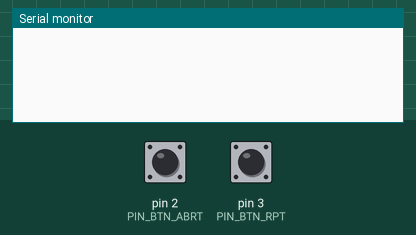
Recording of a sketch running on a simulated Arduino Uno, built with avr-gcc and run on an emulated ATmega328P. On the bench: the last lines printed to the serial monitor. The test bench sets the inputs (shaded band); at power-on: pin 2 (PIN_BTN_ABRT) HIGH, pin 3 (PIN_BTN_RPT) HIGH.

Above: at 1.2 s.
1.3 s: pin 2 (PIN_BTN_ABRT) pulled LOW for 0.15 s
At 2.0 s:
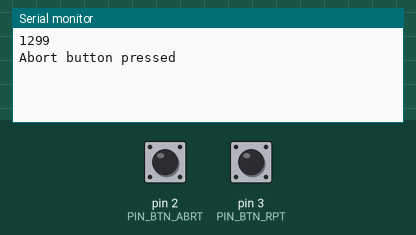
2.9 s: pin 3 (PIN_BTN_RPT) pulled LOW for 0.15 s
At 3.3 s:
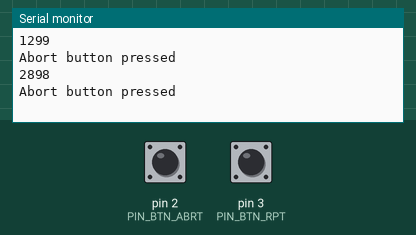
4.5 s: pin 2 (PIN_BTN_ABRT) pulled LOW for 1 s
At 5.7 s:
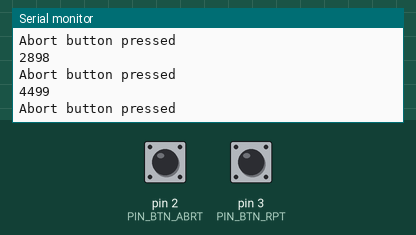
7.0 s: pin 3 (PIN_BTN_RPT) pulled LOW for 1 s
At 7.6 s:
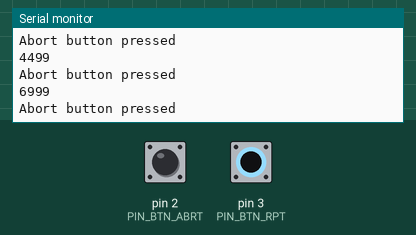
Timing chart, 0 to 10.0 s (numbered marks = the images above; inputs shaded):
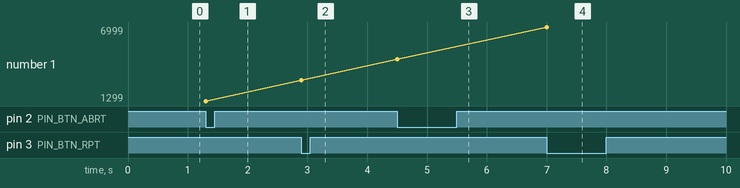

Measured:
- after the input at 1.3 s, the serial monitor: prints a new line at once (image 1)
- after the input at 2.9 s, the serial monitor: prints a new line at once (image 2)
- after the input at 4.5 s, the serial monitor: prints a new line at once (image 3)
- after the input at 7.0 s, the serial monitor: prints a new line at once (image 4)
- plotted number 1: 1299 → 2898 after the input at 2.9 s, 2898 → 4499 after the input at 4.5 s, 4499 → 6999 after the input at 7.0 s

The sketch:

00_Test_IRs_simpler.ino
```cpp
// (licence header left out)
// -------------------------- Includes [0] --------------------------
//#include <Arduino.h>


// -------------------------- Defines and Const []--------------------------


#define CONSOLE_BAUD_RATE             115200  // Baudrate in [bauds] for serial communication to the console


#define DEBOUNCE_TIME 400 // millisecond button debouncing time
#define NBR_BTN_ISR     4 // how many ISR-enabled buttons

#define PIN_BTN_CONT 18 // Also TX1, ISR 5, Continue
#define PIN_BTN_STRT 19 // Also RX1, ISR 4, Start
#define PIN_BTN_ABRT 2  // ISR 0, Abort
#define PIN_BTN_RPT  3  // ISR 1, Repeat

#define INDX_BTN_CONT 0
#define INDX_BTN_STRT 1
#define INDX_BTN_ABRT 2
#define INDX_BTN_RPT  3


// ISR states
//-----------
#define TRIGGERED     true
#define UNTRIGGERED   false

// -------------------------- Global variables ----------------

volatile bool isrFlag[NBR_BTN_ISR] = {UNTRIGGERED};  // Start with no switch press pending, ie false (!triggered)

volatile unsigned long  last_interrupt_time[NBR_BTN_ISR] = {0u};

// -------------------------- ISR  [4]----------------

//******************************************************************************************
void isrBTNContinue()
{
  noInterrupts(); // stops the system from generating any other ISRs
  unsigned long interrupt_time = millis();
  // If interrupts come faster than LS_DEBOUNCE_TIME, assume it's a bounce and ignore
  if (interrupt_time - last_interrupt_time[INDX_BTN_CONT] > DEBOUNCE_TIME)
  {
    isrFlag[INDX_BTN_CONT] = TRIGGERED;
    //digitalWrite(LED_BUILTIN, digitalRead(BUTTON));
  }
  last_interrupt_time[INDX_BTN_CONT] = interrupt_time;
  interrupts(); // re-enables the ISRs
}
//******************************************************************************************
void isrBTNStart()
{
  noInterrupts(); // stops the system from generating any other ISRs
  unsigned long interrupt_time = millis();
  // If interrupts come faster than LS_DEBOUNCE_TIME, assume it's a bounce and ignore
  if (interrupt_time - last_interrupt_time[INDX_BTN_STRT] > DEBOUNCE_TIME)
  {
    isrFlag[INDX_BTN_STRT] = TRIGGERED;
    //digitalWrite(LED_BUILTIN, digitalRead(BUTTON));
  }
  last_interrupt_time[INDX_BTN_STRT] = interrupt_time;
  interrupts(); // re-enables the ISRs
}
//******************************************************************************************
void isrBTNAbort()
{
  noInterrupts(); // stops the system from generating any other ISRs
  unsigned long interrupt_time = millis();
  // If interrupts come faster than LS_DEBOUNCE_TIME, assume it's a bounce and ignore
  if (interrupt_time - last_interrupt_time[INDX_BTN_ABRT] > DEBOUNCE_TIME)
  {
    // Stop the motor and close all the valves
    // stepper.stop() //Sets a new target position that causes the stepper to stop as quickly as possible, using the current speed and acceleration parameters.
    // disable the stepper

    // 2

    isrFlag[INDX_BTN_ABRT] = TRIGGERED;
    //digitalWrite(LED_BUILTIN, digitalRead(BUTTON));
  }
  last_interrupt_time[INDX_BTN_ABRT] = interrupt_time;
  interrupts(); // re-enables the ISRs
}
//******************************************************************************************
void isrBTNRepeat()
{
  noInterrupts(); // stops the system from generating any other ISRs
  unsigned long interrupt_time = millis();
  // If interrupts come faster than LS_DEBOUNCE_TIME, assume it's a bounce and ignore
  if (interrupt_time - last_interrupt_time[INDX_BTN_RPT] > DEBOUNCE_TIME)
  {
    isrFlag[INDX_BTN_RPT] = TRIGGERED;
    //digitalWrite(LED_BUILTIN, digitalRead(BUTTON));
  }
  last_interrupt_time[INDX_BTN_RPT] = interrupt_time;
  interrupts(); // re-enables the ISRs
}

// -------------------------- SetUp --------------------------
void setup()
{

  pinMode(PIN_BTN_CONT, INPUT_PULLUP);
  pinMode(PIN_BTN_STRT, INPUT_PULLUP);
  pinMode(PIN_BTN_ABRT, INPUT_PULLUP);
  pinMode(PIN_BTN_RPT , INPUT_PULLUP);

  Serial.begin(CONSOLE_BAUD_RATE);

  // initialize the pushbuttons pin as an input
  attachInterrupt(digitalPinToInterrupt(PIN_BTN_CONT),
                  isrBTNContinue,
                  FALLING);
  attachInterrupt(digitalPinToInterrupt(PIN_BTN_STRT),
                  isrBTNStart,
                  FALLING);
  attachInterrupt(digitalPinToInterrupt(PIN_BTN_ABRT),
                  isrBTNAbort,
                  FALLING);
  attachInterrupt(digitalPinToInterrupt(PIN_BTN_RPT),
                  isrBTNRepeat,
                  FALLING);
}


// -------------------------- Loop --------------------------
void loop()
{
  if (isrFlag[INDX_BTN_CONT]==TRIGGERED || isrFlag[INDX_BTN_STRT]==TRIGGERED || isrFlag[PIN_BTN_ABRT]==TRIGGERED || isrFlag[INDX_BTN_RPT]==TRIGGERED)
  {
    Serial.println(millis());
    if(isrFlag[INDX_BTN_CONT]==TRIGGERED)
    {
      isrFlag[INDX_BTN_CONT]=UNTRIGGERED;// Reset the flag immediatly
      Serial.println("Continue button pressed");
    }
    if(isrFlag[INDX_BTN_STRT]==TRIGGERED)
    {
      isrFlag[INDX_BTN_STRT]=UNTRIGGERED;// Reset the flag immediatly
      Serial.println("Start button pressed");
    }
    if(isrFlag[PIN_BTN_ABRT]==TRIGGERED)
    {
      isrFlag[PIN_BTN_ABRT]=UNTRIGGERED;// Reset the flag immediatly
      Serial.println("Abort button pressed");
    }
    if(isrFlag[INDX_BTN_RPT]==TRIGGERED)
    {
      isrFlag[INDX_BTN_RPT]=UNTRIGGERED;// Reset the flag immediatly
      Serial.println("Abort button pressed");
    }
  }
}


//END OF FILE
```
